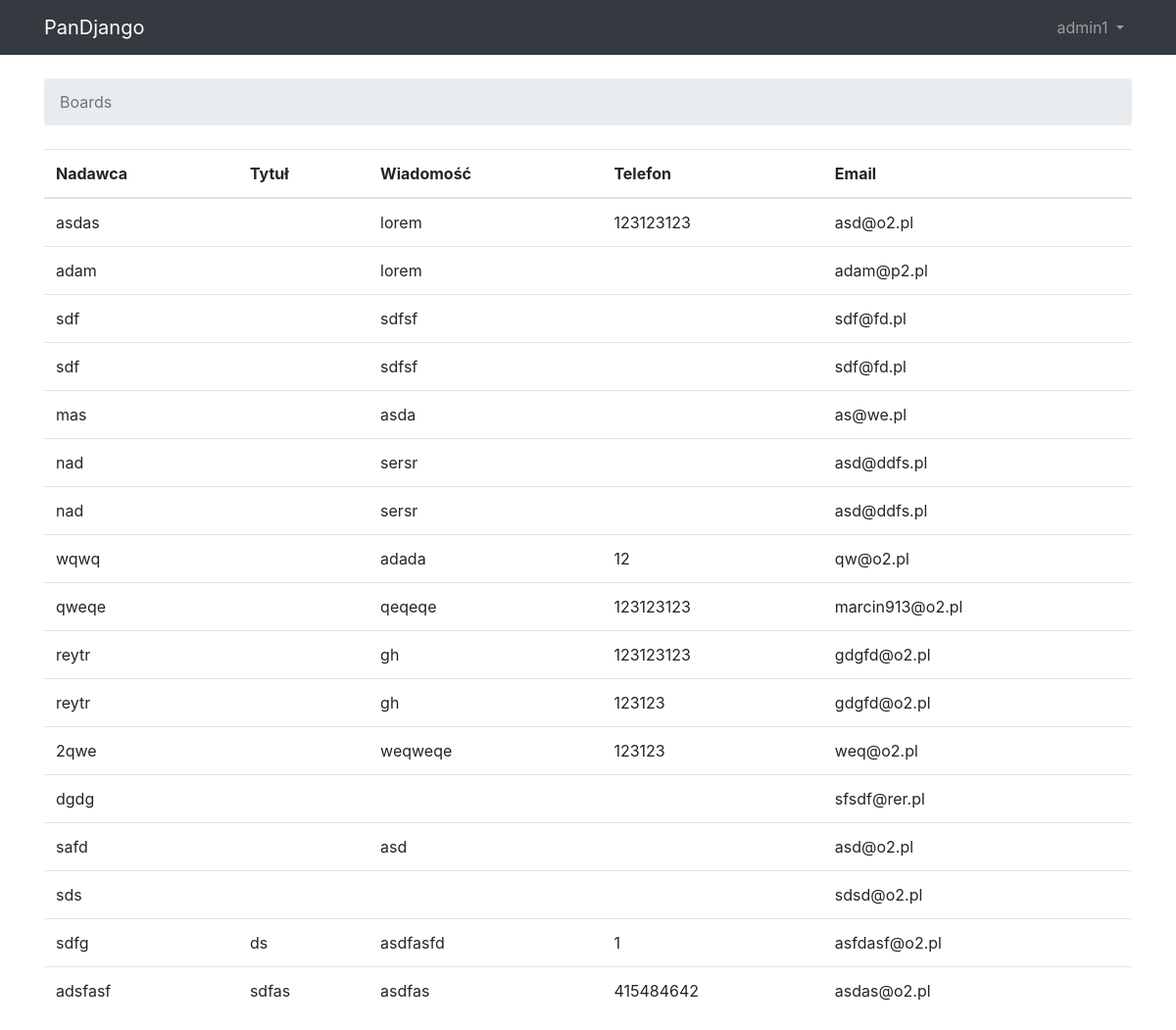
Page /board (signed in) on the committed database.
### website/models.py (models this page shows, shortened)
class Contact(models.Model):
    name = models.CharField(max_length=128, null=True, verbose_name='Nadawca')
    subject = models.CharField(max_length=255, blank=True, verbose_name='Temat')
    message = models.TextField(max_length=4000, verbose_name='Wiadomość')
    email = models.CharField(max_length=70,blank=True, verbose_name='Email')
    mobile = models.CharField(max_length=9, blank=True, null=True,default='000000000', verbose_name='Telefon')
    created = models.DateTimeField(auto_now_add=True)
    class Meta:
        verbose_name = 'Wiadomość'
        verbose_name_plural = 'Wiadomości'

### website/views.py (the view)
# urls.py: path('board', BoardView.as_view(), name='board'),
class BoardView(LoginRequiredMixin, View):
    def get(self, request):
        contacts = Contact.objects.all().order_by('-id')
        return render(request, 'board.html', {'contacts': contacts})

### website/templates/board.html (shortened to what this page needs)
{% load static %}<!DOCTYPE html>
<html>
  <head>
    <link rel="stylesheet" href="{% static 'css/bootstrap.min.css' %}">
  </head>
  <body>
  <nav class="navbar navbar-expand-sm navbar-dark bg-dark">
  <div class="container">
    <a class="navbar-brand" href="{% url 'index' %}">PanDjango</a>
    <div class="collapse navbar-collapse" id="mainMenu">
      {% if user.is_authenticated %}
        <ul class="navbar-nav ml-auto">
          <li class="nav-item dropdown">
            <a class="nav-link dropdown-toggle" href="#" id="userMenu" data-toggle="dropdown" aria-haspopup="true" aria-expanded="false">
              {{ user.username }}
            </a>
          </li>
        </ul>
      {% else %}
        <form class="form-inline ml-auto">
          <a href="{% url 'login' %}" class="btn btn-outline-secondary">Log in</a>
          <a href="{% url 'signup' %}" class="btn btn-primary ml-2">Sign up</a>
        </form>
      {% endif %}
    </div>
  </div>
</nav>
    <div class="container">
      <ol class="breadcrumb my-4">
        <li class="breadcrumb-item active">Boards</li>
      </ol>
      <table class="table">
        <thead class="thead-inverse">
          <tr>
            <th>Nadawca</th>
              <th>Tytuł</th>
            <th>Wiadomość</th>
            <th>Telefon</th>
            <th>Email</th>
          </tr>
        </thead>
        <tbody>
          {% for contact in contacts %}
            <tr>
              <td>{{ contact.name }}<small class="text-muted d-block">{{ contact.time_add }}</small></td>
                <td>{{ contact.subject }}</td>
              <td>{{ contact.message }}</td>
              <td >{{ contact.mobile }}</td>
              <td>{{ contact.email }}</td>
            </tr>
          {% endfor %}
        </tbody>
      </table>
    </div>
  </body>
</html>

### rows in the picture
Contact: name "asdas", message "lorem", mobile "123123123", email "asd@o2.pl"
Contact: name "adam", message "lorem", email "adam@p2.pl"
Contact: name "sdf", message "sdfsf", email "sdf@fd.pl"
Contact: name "sdf", message "sdfsf", email "sdf@fd.pl"
Contact: name "mas", message "asda", email "as@we.pl"
Contact: name "nad", message "sersr", email "asd@ddfs.pl"
Contact: name "nad", message "sersr", email "asd@ddfs.pl"
Contact: name "wqwq", message "adada", mobile "12", email "qw@o2.pl"
Contact: name "qweqe", message "qeqeqe", mobile "123123123", email "marcin913@o2.pl"
Contact: name "reytr", message "gh", mobile "123123123", email "gdgfd@o2.pl"
Contact: name "reytr", message "gh", mobile "123123", email "gdgfd@o2.pl"
Contact: name "2qwe", message "weqweqe", mobile "123123", email "weq@o2.pl"
Contact: name "dgdg", email "sfsdf@rer.pl"
Contact: name "safd", message "asd", email "asd@o2.pl"
Contact: name "sds", email "sdsd@o2.pl"
Contact: name "sdfg", subject "ds", message "asdfasfd", mobile "1", email "asfdasf@o2.pl"
Contact: name "adsfasf", subject "sdfas", message "asdfas", mobile "415484642", email "asdas@o2.pl"

### other values in the picture
{{ user.username }} "admin1"
